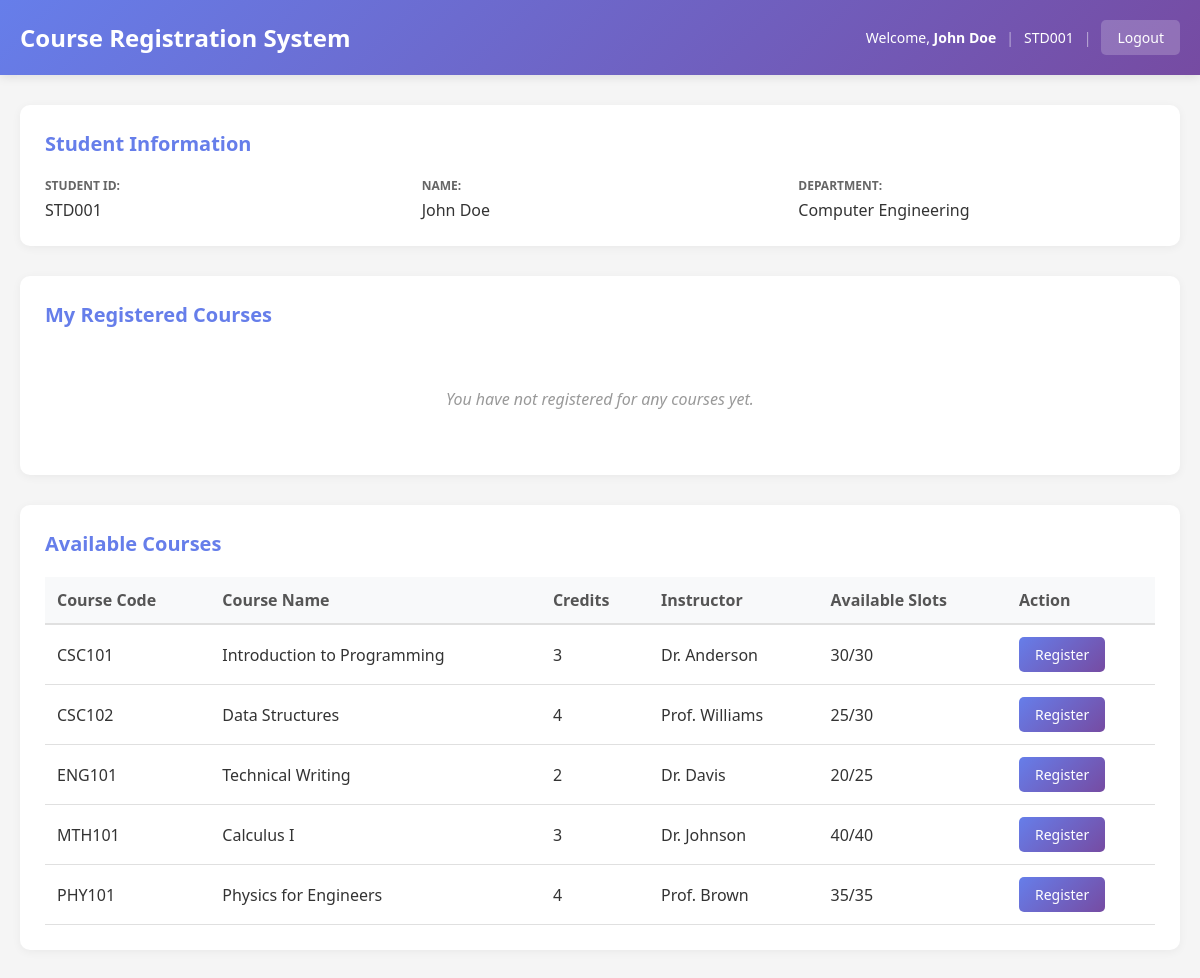
The app's page /dashboard.php (signed in) with its own data.
### tables this page shows
CREATE TABLE IF NOT EXISTS courses (
    course_id INT AUTO_INCREMENT PRIMARY KEY,
    course_code VARCHAR(20) NOT NULL UNIQUE,
    course_name VARCHAR(100) NOT NULL,
    credits INT NOT NULL,
    instructor VARCHAR(100),
    available_slots INT NOT NULL,
    total_slots INT NOT NULL,
    semester VARCHAR(20),
    created_at TIMESTAMP DEFAULT CURRENT_TIMESTAMP
);

### dashboard.php (the view, shortened to what this page needs)
<?php
require_once 'db_connection.php';
$student_id = $_SESSION['student_id'];
$student_name = $_SESSION['student_name'];
$department = $_SESSION['department'];
$courses_sql = "SELECT * FROM courses WHERE available_slots > 0 ORDER BY course_code";
$courses_result = $conn->query($courses_sql);
$registered_sql = "SELECT c.*, r.registration_date
                   FROM registrations r
                   JOIN courses c ON r.course_id = c.course_id
                   WHERE r.student_id = '$student_id' AND r.status = 'active'
                   ORDER BY c.course_code";
$registered_result = $conn->query($registered_sql);
?>
<!DOCTYPE html>
<html lang="en">
<head>
    <link rel="stylesheet" href="dashboard_style.css">
</head>
<body>
    <div class="dashboard-container">
        <header class="dashboard-header">
            <div class="header-content">
                <h1>Course Registration System</h1>
                <div class="user-info">
                    <span>Welcome, <strong><?php echo htmlspecialchars($student_name); ?></strong></span>
                    <span class="separator">|</span>
                    <span><?php echo htmlspecialchars($student_id); ?></span>
                    <span class="separator">|</span>
                    <a href="logout.php" class="logout-btn">Logout</a>
                </div>
            </div>
        </header>
        <main class="dashboard-main">
            <div class="info-card">
                <h2>Student Information</h2>
                <div class="info-grid">
                    <div class="info-item">
                        <span class="label">Student ID:</span>
                        <span class="value"><?php echo htmlspecialchars($student_id); ?></span>
                    </div>
                    <div class="info-item">
                        <span class="label">Name:</span>
                        <span class="value"><?php echo htmlspecialchars($student_name); ?></span>
                    </div>
                    <div class="info-item">
                        <span class="label">Department:</span>
                        <span class="value"><?php echo htmlspecialchars($department); ?></span>
                    </div>
                </div>
            </div>
            <div class="section">
                <h2>My Registered Courses</h2>
                <?php if ($registered_result->num_rows > 0): ?>
                    <div class="table-container">
                        <table class="courses-table">
                            <thead>
                                <tr>
                                    <th>Course Code</th>
                                    <th>Course Name</th>
                                    <th>Credits</th>
                                    <th>Instructor</th>
                                    <th>Registration Date</th>
                                    <th>Action</th>
                                </tr>
                            </thead>
                            <tbody>
                                <?php while($course = $registered_result->fetch_assoc()): ?>
                                <tr>
                                    <td><?php echo htmlspecialchars($course['course_code']); ?></td>
                                    <td><?php echo htmlspecialchars($course['course_name']); ?></td>
                                    <td><?php echo htmlspecialchars($course['credits']); ?></td>
                                    <td><?php echo htmlspecialchars($course['instructor']); ?></td>
                                    <td><?php echo date('M d, Y', strtotime($course['registration_date'])); ?></td>
                                    <td>
                                        <a href="drop_course.php?course_id=<?php echo $course['course_id']; ?>"
                                           class="btn btn-danger"
                                           onclick="return confirm('Are you sure you want to drop this course?')">
                                           Drop
                                        </a>
                                    </td>
                                </tr>
                                <?php endwhile; ?>
                            </tbody>
                        </table>
                    </div>
                <?php else: ?>
                    <p class="no-data">You have not registered for any courses yet.</p>
                <?php endif; ?>
            </div>
            <div class="section">
                <h2>Available Courses</h2>
                <?php if ($courses_result->num_rows > 0): ?>
                    <div class="table-container">
                        <table class="courses-table">
                            <thead>
                                <tr>
                                    <th>Course Code</th>
                                    <th>Course Name</th>
                                    <th>Credits</th>
                                    <th>Instructor</th>
                                    <th>Available Slots</th>
                                    <th>Action</th>
                                </tr>
                            </thead>
                            <tbody>
                                <?php while($course = $courses_result->fetch_assoc()): ?>
                                <tr>
                                    <td><?php echo htmlspecialchars($course['course_code']); ?></td>
                                    <td><?php echo htmlspecialchars($course['course_name']); ?></td>
                                    <td><?php echo htmlspecialchars($course['credits']); ?></td>
                                    <td><?php echo htmlspecialchars($course['instructor']); ?></td>
                                    <td><?php echo $course['available_slots'] . '/' . $course['total_slots']; ?></td>
                                    <td>
                                        <a href="register_course.php?course_id=<?php echo $course['course_id']; ?>"
                                           class="btn btn-primary">
                                           Register
                                        </a>
                                    </td>
                                </tr>
                                <?php endwhile; ?>
                            </tbody>
                        </table>
                    </div>
                <?php else: ?>
                    <p class="no-data">No courses available at the moment.</p>
                <?php endif; ?>
            </div>
        </main>
    </div>
</body>
</html>

### dashboard_style.css (style rules this page uses)
* { margin: 0; padding: 0; box-sizing: border-box; }
body { font-family: 'Segoe UI', Tahoma, Geneva, Verdana, sans-serif; background: #f5f5f5; color: #333; }
.dashboard-container { min-height: 100vh; }
.dashboard-header { background: linear-gradient(135deg, #667eea 0%, #764ba2 100%); color: white; padding: 20px 0; box-shadow: 0 2px 10px rgba(0, 0, 0, 0.1); }
.header-content { max-width: 1200px; margin: 0 auto; padding: 0 20px; display: flex; justify-content: space-between; align-items: center; }
.header-content h1 { font-size: 24px; }
.user-info { display: flex; align-items: center; gap: 10px; font-size: 14px; }
.separator { opacity: 0.5; }
.logout-btn { background: rgba(255, 255, 255, 0.2); color: white; padding: 8px 16px; border-radius: 5px; text-decoration: none; transition: background 0.3s; }
.dashboard-main { max-width: 1200px; margin: 30px auto; padding: 0 20px; }
.info-card { background: white; border-radius: 10px; padding: 25px; margin-bottom: 30px; box-shadow: 0 2px 10px rgba(0, 0, 0, 0.05); }
.info-card h2 { color: #667eea; margin-bottom: 20px; font-size: 20px; }
.info-grid { display: grid; grid-template-columns: repeat(auto-fit, minmax(250px, 1fr)); gap: 20px; }
.info-item { display: flex; flex-direction: column; gap: 5px; }
.info-item .label { font-size: 12px; color: #666; text-transform: uppercase; font-weight: 600; }
.info-item .value { font-size: 16px; color: #333; }
.section { background: white; border-radius: 10px; padding: 25px; margin-bottom: 30px; box-shadow: 0 2px 10px rgba(0, 0, 0, 0.05); }
.section h2 { color: #667eea; margin-bottom: 20px; font-size: 20px; }
.table-container { overflow-x: auto; }
.courses-table { width: 100%; border-collapse: collapse; min-width: 600px; }
.courses-table thead { background: #f8f9fa; }
.courses-table th { padding: 12px; text-align: left; font-weight: 600; color: #555; border-bottom: 2px solid #e0e0e0; }
.courses-table td { padding: 12px; border-bottom: 1px solid #e0e0e0; }
.btn { padding: 8px 16px; border-radius: 5px; text-decoration: none; font-size: 14px; font-weight: 500; transition: all 0.3s; display: inline-block; }
.btn-primary { background: linear-gradient(135deg, #667eea 0%, #764ba2 100%); color: white; }
.no-data { text-align: center; padding: 40px; color: #999; font-style: italic; }

### records on screen
courses: course_code "CSC101", course_name "Introduction to Programming", credits "3", instructor "Dr. Anderson", available_slots "30", total_slots "30"
courses: course_code "CSC102", course_name "Data Structures", credits "4", instructor "Prof. Williams", available_slots "25", total_slots "30"
courses: course_code "ENG101", course_name "Technical Writing", credits "2", instructor "Dr. Davis", available_slots "20", total_slots "25"
courses: course_code "MTH101", course_name "Calculus I", credits "3", instructor "Dr. Johnson", available_slots "40", total_slots "40"
courses: course_code "PHY101", course_name "Physics for Engineers", credits "4", instructor "Prof. Brown", available_slots "35", total_slots "35"

### other values on screen
$student_name "John Doe"
$student_id "STD001"
$department "Computer Engineering"
